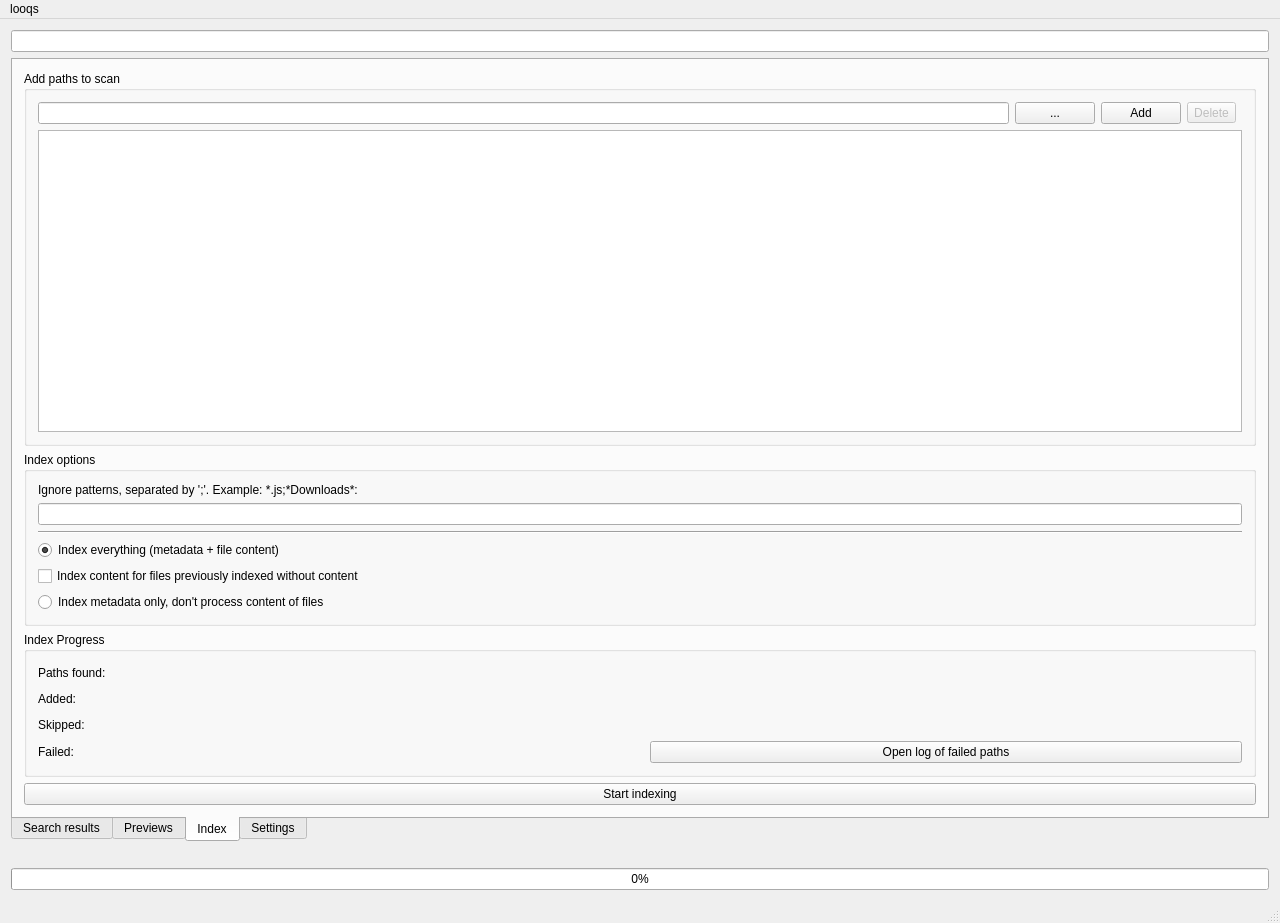
<?xml version="1.0" encoding="UTF-8"?>
<ui version="4.0">
 <class>MainWindow</class>
 <widget class="QMainWindow" name="MainWindow">
  <property name="geometry">
   <rect>
    <x>0</x>
    <y>0</y>
    <width>1280</width>
    <height>923</height>
   </rect>
  </property>
  <property name="windowTitle">
   <string>MainWindow</string>
  </property>
  <widget class="QWidget" name="centralWidget">
   <layout class="QVBoxLayout" name="verticalLayout">
    <item>
     <widget class="QLineEdit" name="txtSearch"/>
    </item>
    <item>
     <widget class="QTabWidget" name="tabWidget">
      <property name="tabPosition">
       <enum>QTabWidget::South</enum>
      </property>
      <property name="currentIndex">
       <number>2</number>
      </property>
      <widget class="QWidget" name="resultsTab">
       <attribute name="title">
        <string>Search results</string>
       </attribute>
       <layout class="QVBoxLayout" name="verticalLayout_3">
        <item>
         <widget class="QTreeWidget" name="treeResultsList">
          <column>
           <property name="text">
            <string>Filename</string>
           </property>
          </column>
          <column>
           <property name="text">
            <string>Path</string>
           </property>
          </column>
          <column>
           <property name="text">
            <string>Last modified</string>
           </property>
          </column>
          <column>
           <property name="text">
            <string>Size</string>
           </property>
          </column>
         </widget>
        </item>
       </layout>
      </widget>
      <widget class="QWidget" name="previewsTab">
       <attribute name="title">
        <string>Previews</string>
       </attribute>
       <layout class="QVBoxLayout" name="verticalLayout_2" stretch="1,0">
        <item>
         <widget class="QScrollArea" name="scrollArea">
          <property name="layoutDirection">
           <enum>Qt::LeftToRight</enum>
          </property>
          <property name="widgetResizable">
           <bool>true</bool>
          </property>
          <property name="alignment">
           <set>Qt::AlignCenter</set>
          </property>
          <widget class="QWidget" name="scrollAreaWidgetContents">
           <property name="geometry">
            <rect>
             <x>0</x>
             <y>0</y>
             <width>1244</width>
             <height>641</height>
            </rect>
           </property>
           <layout class="QHBoxLayout" name="horizontalLayout"/>
          </widget>
         </widget>
        </item>
        <item>
         <layout class="QHBoxLayout" name="horizontalLayout_2">
          <item>
           <widget class="QLabel" name="lblScale">
            <property name="text">
             <string>Scale</string>
            </property>
           </widget>
          </item>
          <item>
           <widget class="QComboBox" name="comboScale">
            <property name="currentText">
             <string>25%</string>
            </property>
            <item>
             <property name="text">
              <string>25%</string>
             </property>
            </item>
            <item>
             <property name="text">
              <string>50%</string>
             </property>
            </item>
            <item>
             <property name="text">
              <string>75%</string>
             </property>
            </item>
            <item>
             <property name="text">
              <string>100%</string>
             </property>
            </item>
            <item>
             <property name="text">
              <string>125%</string>
             </property>
            </item>
            <item>
             <property name="text">
              <string>150%</string>
             </property>
            </item>
           </widget>
          </item>
          <item>
           <widget class="QLabel" name="lblPdfPreviewPage">
            <property name="text">
             <string>Page:</string>
            </property>
           </widget>
          </item>
          <item>
           <widget class="QSpinBox" name="spinPreviewPage">
            <property name="buttonSymbols">
             <enum>QAbstractSpinBox::PlusMinus</enum>
            </property>
            <property name="accelerated">
             <bool>false</bool>
            </property>
            <property name="showGroupSeparator" stdset="0">
             <bool>false</bool>
            </property>
           </widget>
          </item>
          <item>
           <widget class="QLabel" name="lblTotalPreviewPagesCount">
            <property name="text">
             <string/>
            </property>
           </widget>
          </item>
          <item>
           <widget class="QComboBox" name="comboPreviewFiles">
            <property name="sizePolicy">
             <sizepolicy hsizetype="Maximum" vsizetype="Fixed">
              <horstretch>0</horstretch>
              <verstretch>0</verstretch>
             </sizepolicy>
            </property>
           </widget>
          </item>
          <item>
           <spacer name="horizontalSpacer">
            <property name="orientation">
             <enum>Qt::Horizontal</enum>
            </property>
            <property name="sizeHint" stdset="0">
             <size>
              <width>40</width>
              <height>20</height>
             </size>
            </property>
           </spacer>
          </item>
         </layout>
        </item>
       </layout>
      </widget>
      <widget class="QWidget" name="indexerTab">
       <attribute name="title">
        <string>Index</string>
       </attribute>
       <layout class="QGridLayout" name="gridLayout">
        <item row="6" column="0">
         <widget class="QGroupBox" name="groupBoxIndexProgress">
          <property name="contextMenuPolicy">
           <enum>Qt::PreventContextMenu</enum>
          </property>
          <property name="title">
           <string>Index Progress</string>
          </property>
          <layout class="QVBoxLayout" name="verticalLayout_4">
           <item>
            <layout class="QHBoxLayout" name="horizontalLayout_7">
             <item>
              <widget class="QLabel" name="lblPathsFound">
               <property name="sizePolicy">
                <sizepolicy hsizetype="Expanding" vsizetype="Preferred">
                 <horstretch>0</horstretch>
                 <verstretch>0</verstretch>
                </sizepolicy>
               </property>
               <property name="text">
                <string>Paths found:</string>
               </property>
              </widget>
             </item>
             <item>
              <widget class="QLabel" name="lblPathsFoundValue">
               <property name="sizePolicy">
                <sizepolicy hsizetype="Preferred" vsizetype="Preferred">
                 <horstretch>0</horstretch>
                 <verstretch>0</verstretch>
                </sizepolicy>
               </property>
               <property name="text">
                <string/>
               </property>
              </widget>
             </item>
             <item>
              <spacer name="horizontalSpacer_5">
               <property name="orientation">
                <enum>Qt::Horizontal</enum>
               </property>
               <property name="sizeHint" stdset="0">
                <size>
                 <width>40</width>
                 <height>20</height>
                </size>
               </property>
              </spacer>
             </item>
            </layout>
           </item>
           <item>
            <layout class="QHBoxLayout" name="horizontalLayout_4">
             <item>
              <widget class="QLabel" name="lblAdded">
               <property name="sizePolicy">
                <sizepolicy hsizetype="Expanding" vsizetype="Preferred">
                 <horstretch>0</horstretch>
                 <verstretch>0</verstretch>
                </sizepolicy>
               </property>
               <property name="font">
                <font>
                 <weight>50</weight>
                 <bold>false</bold>
                </font>
               </property>
               <property name="text">
                <string>Added:</string>
               </property>
              </widget>
             </item>
             <item>
              <widget class="QLabel" name="lblAddedValue">
               <property name="sizePolicy">
                <sizepolicy hsizetype="Preferred" vsizetype="Preferred">
                 <horstretch>0</horstretch>
                 <verstretch>0</verstretch>
                </sizepolicy>
               </property>
               <property name="text">
                <string/>
               </property>
              </widget>
             </item>
             <item>
              <spacer name="horizontalSpacer_4">
               <property name="orientation">
                <enum>Qt::Horizontal</enum>
               </property>
               <property name="sizeHint" stdset="0">
                <size>
                 <width>40</width>
                 <height>20</height>
                </size>
               </property>
              </spacer>
             </item>
            </layout>
           </item>
           <item>
            <layout class="QHBoxLayout" name="horizontalLayout_5">
             <item>
              <widget class="QLabel" name="lblSkipped">
               <property name="sizePolicy">
                <sizepolicy hsizetype="Expanding" vsizetype="Preferred">
                 <horstretch>0</horstretch>
                 <verstretch>0</verstretch>
                </sizepolicy>
               </property>
               <property name="font">
                <font>
                 <weight>50</weight>
                 <bold>false</bold>
                </font>
               </property>
               <property name="text">
                <string>Skipped:</string>
               </property>
              </widget>
             </item>
             <item>
              <widget class="QLabel" name="lblSkippedValue">
               <property name="sizePolicy">
                <sizepolicy hsizetype="Preferred" vsizetype="Preferred">
                 <horstretch>0</horstretch>
                 <verstretch>0</verstretch>
                </sizepolicy>
               </property>
               <property name="text">
                <string/>
               </property>
              </widget>
             </item>
             <item>
              <spacer name="horizontalSpacer_3">
               <property name="orientation">
                <enum>Qt::Horizontal</enum>
               </property>
               <property name="sizeHint" stdset="0">
                <size>
                 <width>40</width>
                 <height>20</height>
                </size>
               </property>
              </spacer>
             </item>
            </layout>
           </item>
           <item>
            <layout class="QHBoxLayout" name="horizontalLayout_6">
             <item>
              <widget class="QLabel" name="lblFailed">
               <property name="sizePolicy">
                <sizepolicy hsizetype="Expanding" vsizetype="Preferred">
                 <horstretch>0</horstretch>
                 <verstretch>0</verstretch>
                </sizepolicy>
               </property>
               <property name="font">
                <font>
                 <weight>50</weight>
                 <bold>false</bold>
                </font>
               </property>
               <property name="text">
                <string>Failed:</string>
               </property>
              </widget>
             </item>
             <item>
              <widget class="QLabel" name="lblFailedValue">
               <property name="sizePolicy">
                <sizepolicy hsizetype="Preferred" vsizetype="Preferred">
                 <horstretch>0</horstretch>
                 <verstretch>0</verstretch>
                </sizepolicy>
               </property>
               <property name="text">
                <string/>
               </property>
              </widget>
             </item>
             <item>
              <widget class="QPushButton" name="btnOpenFailed">
               <property name="sizePolicy">
                <sizepolicy hsizetype="Expanding" vsizetype="Fixed">
                 <horstretch>0</horstretch>
                 <verstretch>0</verstretch>
                </sizepolicy>
               </property>
               <property name="text">
                <string>Open log of failed paths</string>
               </property>
              </widget>
             </item>
            </layout>
           </item>
          </layout>
         </widget>
        </item>
        <item row="2" column="0">
         <widget class="QGroupBox" name="groupBoxIndexOptions">
          <property name="title">
           <string>Index options</string>
          </property>
          <layout class="QVBoxLayout" name="verticalLayout_11">
           <item>
            <widget class="QLabel" name="label">
             <property name="text">
              <string>Ignore patterns, separated by ';'. Example: *.js;*Downloads*:</string>
             </property>
            </widget>
           </item>
           <item>
            <widget class="QLineEdit" name="txtIgnorePatterns"/>
           </item>
           <item>
            <widget class="Line" name="line">
             <property name="orientation">
              <enum>Qt::Horizontal</enum>
             </property>
            </widget>
           </item>
           <item>
            <widget class="QRadioButton" name="radioIndexEverything">
             <property name="text">
              <string>Index everything (metadata + file content)</string>
             </property>
             <property name="checked">
              <bool>true</bool>
             </property>
            </widget>
           </item>
           <item>
            <widget class="QCheckBox" name="chkFillContentForContentless">
             <property name="enabled">
              <bool>true</bool>
             </property>
             <property name="text">
              <string>Index content for files previously indexed without content</string>
             </property>
             <property name="checked">
              <bool>false</bool>
             </property>
            </widget>
           </item>
           <item>
            <widget class="QRadioButton" name="radioMetadataOnly">
             <property name="text">
              <string>Index metadata only, don't process content of files</string>
             </property>
            </widget>
           </item>
          </layout>
         </widget>
        </item>
        <item row="8" column="0">
         <widget class="QPushButton" name="btnStartIndexing">
          <property name="text">
           <string>Start indexing</string>
          </property>
         </widget>
        </item>
        <item row="1" column="0">
         <widget class="QGroupBox" name="groupBoxPaths">
          <property name="title">
           <string>Add paths to scan</string>
          </property>
          <layout class="QGridLayout" name="gridLayout_2">
           <item row="1" column="0">
            <widget class="QLineEdit" name="txtPathScanAdd"/>
           </item>
           <item row="3" column="0" colspan="5">
            <widget class="QListWidget" name="lstPaths"/>
           </item>
           <item row="1" column="3">
            <widget class="QToolButton" name="btnDeletePath">
             <property name="enabled">
              <bool>false</bool>
             </property>
             <property name="text">
              <string>Delete</string>
             </property>
            </widget>
           </item>
           <item row="1" column="1">
            <widget class="QPushButton" name="btnChoosePath">
             <property name="text">
              <string>...</string>
             </property>
            </widget>
           </item>
           <item row="1" column="2">
            <widget class="QPushButton" name="btnAddPath">
             <property name="text">
              <string>Add</string>
             </property>
            </widget>
           </item>
          </layout>
         </widget>
        </item>
       </layout>
      </widget>
      <widget class="QWidget" name="settingsTab">
       <attribute name="title">
        <string>Settings</string>
       </attribute>
       <layout class="QVBoxLayout" name="verticalLayout_6">
        <item>
         <widget class="QGroupBox" name="groupPdfSettings">
          <property name="title">
           <string>PDF Viewer</string>
          </property>
          <layout class="QVBoxLayout" name="verticalLayout_5">
           <item>
            <widget class="QLabel" name="label_2">
             <property name="text">
              <string>Command to open PDF pages in (%f = file path; %p = page number)</string>
             </property>
            </widget>
           </item>
           <item>
            <widget class="QLineEdit" name="txtSettingPdfPreviewerCmd"/>
           </item>
          </layout>
         </widget>
        </item>
        <item>
         <widget class="QGroupBox" name="groupMountPaths">
          <property name="title">
           <string>Mount paths</string>
          </property>
          <layout class="QVBoxLayout" name="verticalLayout_7">
           <item>
            <widget class="QLabel" name="lblMountPaths">
             <property name="text">
              <string>Path prefixes of files that should not be removed during sync, even if they cannot be accessed (e . g. files indexed on external disks) . Separated by ;</string>
             </property>
            </widget>
           </item>
           <item>
            <widget class="QLineEdit" name="txtSettingMountPaths"/>
           </item>
          </layout>
         </widget>
        </item>
        <item>
         <widget class="QGroupBox" name="groupBox">
          <property name="title">
           <string>Ignored paths</string>
          </property>
          <layout class="QVBoxLayout" name="verticalLayout_8">
           <item>
            <widget class="QLabel" name="label_3">
             <property name="text">
              <string>Path prefixes that should always be ignored during indexing (will be applied before the ignore patterns). Separated by ;</string>
             </property>
            </widget>
           </item>
           <item>
            <widget class="QLineEdit" name="txtSettingIgnoredPaths"/>
           </item>
          </layout>
         </widget>
        </item>
        <item>
         <widget class="QGroupBox" name="groupSettingDatabasePath">
          <property name="title">
           <string>Database path</string>
          </property>
          <layout class="QVBoxLayout" name="verticalLayout_10">
           <item>
            <widget class="QLabel" name="lblSettingDatabasePath">
             <property name="text">
              <string>Path of the database. Note: Changing it here will create an empty, new database. The old will not be moved.  </string>
             </property>
            </widget>
           </item>
           <item>
            <widget class="QLineEdit" name="txtSettingDatabasePath"/>
           </item>
           <item>
            <widget class="QCheckBox" name="chkRemoveOldDb">
             <property name="text">
              <string>Remove old database on save</string>
             </property>
            </widget>
           </item>
          </layout>
         </widget>
        </item>
        <item>
         <spacer name="verticalSpacer">
          <property name="orientation">
           <enum>Qt::Vertical</enum>
          </property>
          <property name="sizeHint" stdset="0">
           <size>
            <width>20</width>
            <height>40</height>
           </size>
          </property>
         </spacer>
        </item>
        <item>
         <widget class="QGroupBox" name="Misc">
          <property name="title">
           <string>Misc</string>
          </property>
          <layout class="QVBoxLayout" name="verticalLayout_9">
           <item>
            <layout class="QHBoxLayout" name="horizontalLayout_9">
             <item>
              <widget class="QLabel" name="lblMaxNumbersPreviewPages">
               <property name="text">
                <string>Max number of previews per 'page' in 'Previews' tab: </string>
               </property>
              </widget>
             </item>
             <item>
              <widget class="QSpinBox" name="spinSettingNumerPerPages"/>
             </item>
             <item>
              <spacer name="horizontalSpacer_2">
               <property name="orientation">
                <enum>Qt::Horizontal</enum>
               </property>
               <property name="sizeHint" stdset="0">
                <size>
                 <width>40</width>
                 <height>20</height>
                </size>
               </property>
              </spacer>
             </item>
            </layout>
           </item>
           <item>
            <layout class="QHBoxLayout" name="horizontalLayout_8">
             <item>
              <widget class="QLabel" name="lblScrollModeForPreviews">
               <property name="text">
                <string>Scroll mode for previews:</string>
               </property>
              </widget>
             </item>
             <item>
              <widget class="QRadioButton" name="radioScrollVertically">
               <property name="text">
                <string>Vertically</string>
               </property>
              </widget>
             </item>
             <item>
              <widget class="QRadioButton" name="radioScrollHorizontally">
               <property name="text">
                <string>Horizontally</string>
               </property>
              </widget>
             </item>
             <item>
              <spacer name="horizontalSpacer_6">
               <property name="orientation">
                <enum>Qt::Horizontal</enum>
               </property>
               <property name="sizeHint" stdset="0">
                <size>
                 <width>40</width>
                 <height>20</height>
                </size>
               </property>
              </spacer>
             </item>
            </layout>
           </item>
          </layout>
         </widget>
        </item>
        <item>
         <widget class="QPushButton" name="btnSaveSettings">
          <property name="text">
           <string>Save settings and restart</string>
          </property>
         </widget>
        </item>
       </layout>
      </widget>
     </widget>
    </item>
    <item>
     <widget class="QLabel" name="lblSearchResults">
      <property name="text">
       <string/>
      </property>
     </widget>
    </item>
    <item>
     <widget class="QProgressBar" name="previewProcessBar">
      <property name="value">
       <number>0</number>
      </property>
     </widget>
    </item>
   </layout>
  </widget>
  <widget class="QStatusBar" name="statusBar"/>
  <widget class="QMenuBar" name="menuBar">
   <property name="geometry">
    <rect>
     <x>0</x>
     <y>0</y>
     <width>1280</width>
     <height>35</height>
    </rect>
   </property>
   <widget class="QMenu" name="menulooqs">
    <property name="title">
     <string>looqs</string>
    </property>
    <addaction name="menuSyncIndexAction"/>
    <addaction name="menuOpenUserManualAction"/>
    <addaction name="menuAboutAction"/>
    <addaction name="menuAboutQtAction"/>
    <addaction name="separator"/>
   </widget>
   <addaction name="menulooqs"/>
  </widget>
  <action name="menuAboutAction">
   <property name="text">
    <string>About</string>
   </property>
  </action>
  <action name="menuAboutQtAction">
   <property name="text">
    <string>About Qt</string>
   </property>
  </action>
  <action name="menuSyncIndexAction">
   <property name="text">
    <string>Sync index (remove deleted, update existing files)</string>
   </property>
  </action>
  <action name="menuOpenUserManualAction">
   <property name="text">
    <string>Open user manual</string>
   </property>
  </action>
 </widget>
 <layoutdefault spacing="6" margin="11"/>
 <resources/>
 <connections>
  <connection>
   <sender>radioIndexEverything</sender>
   <signal>toggled(bool)</signal>
   <receiver>chkFillContentForContentless</receiver>
   <slot>setEnabled(bool)</slot>
   <hints>
    <hint type="sourcelabel">
     <x>639</x>
     <y>464</y>
    </hint>
    <hint type="destinationlabel">
     <x>639</x>
     <y>497</y>
    </hint>
   </hints>
  </connection>
 </connections>
</ui>
